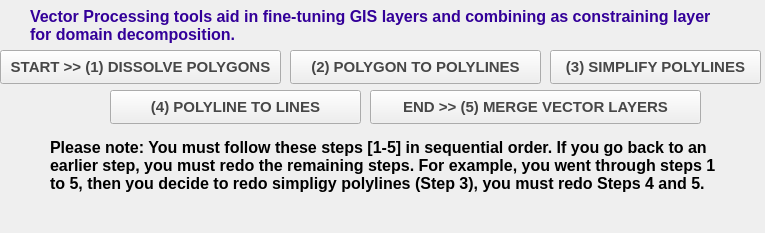
   <widget class="QWidget" name="PIHMgisToolBox_VectorProcessing">
    <property name="geometry">
     <rect>
      <x>0</x>
      <y>0</y>
      <width>765</width>
      <height>233</height>
     </rect>
    </property>
    <attribute name="label">
     <string>Group [3] : : Vector Processing</string>
    </attribute>
    <widget class="QPushButton" name="pushButtonVectorProcessingDissolvePolygons">
     <property name="geometry">
      <rect>
       <x>0</x>
       <y>50</y>
       <width>281</width>
       <height>34</height>
      </rect>
     </property>
     <property name="palette">
      <palette>
       <active>
        <colorrole role="WindowText">
         <brush brushstyle="SolidPattern">
          <color alpha="255">
           <red>71</red>
           <green>71</green>
           <blue>71</blue>
          </color>
         </brush>
        </colorrole>
        <colorrole role="Text">
         <brush brushstyle="SolidPattern">
          <color alpha="255">
           <red>71</red>
           <green>71</green>
           <blue>71</blue>
          </color>
         </brush>
        </colorrole>
        <colorrole role="ButtonText">
         <brush brushstyle="SolidPattern">
          <color alpha="255">
           <red>71</red>
           <green>71</green>
           <blue>71</blue>
          </color>
         </brush>
        </colorrole>
       </active>
       <inactive>
        <colorrole role="WindowText">
         <brush brushstyle="SolidPattern">
          <color alpha="255">
           <red>71</red>
           <green>71</green>
           <blue>71</blue>
          </color>
         </brush>
        </colorrole>
        <colorrole role="Text">
         <brush brushstyle="SolidPattern">
          <color alpha="255">
           <red>71</red>
           <green>71</green>
           <blue>71</blue>
          </color>
         </brush>
        </colorrole>
        <colorrole role="ButtonText">
         <brush brushstyle="SolidPattern">
          <color alpha="255">
           <red>71</red>
           <green>71</green>
           <blue>71</blue>
          </color>
         </brush>
        </colorrole>
       </inactive>
       <disabled>
        <colorrole role="WindowText">
         <brush brushstyle="SolidPattern">
          <color alpha="255">
           <red>71</red>
           <green>71</green>
           <blue>71</blue>
          </color>
         </brush>
        </colorrole>
        <colorrole role="Text">
         <brush brushstyle="SolidPattern">
          <color alpha="255">
           <red>71</red>
           <green>71</green>
           <blue>71</blue>
          </color>
         </brush>
        </colorrole>
        <colorrole role="ButtonText">
         <brush brushstyle="SolidPattern">
          <color alpha="255">
           <red>71</red>
           <green>71</green>
           <blue>71</blue>
          </color>
         </brush>
        </colorrole>
       </disabled>
      </palette>
     </property>
     <property name="font">
      <font>
       <family>Arial</family>
       <pointsize>11</pointsize>
       <weight>75</weight>
       <bold>true</bold>
      </font>
     </property>
     <property name="styleSheet">
      <string notr="true">color: rgb(255, 51, 0);
color: rgb(71, 71, 71);</string>
     </property>
     <property name="locale">
      <locale language="English" country="UnitedStates"/>
     </property>
     <property name="text">
      <string>START &gt;&gt; (1) DISSOLVE POLYGONS</string>
     </property>
     <property name="autoDefault">
      <bool>false</bool>
     </property>
     <property name="default">
      <bool>false</bool>
     </property>
     <property name="flat">
      <bool>false</bool>
     </property>
    </widget>
    <widget class="QPushButton" name="pushButtonVectorProcessingPolygonToPolylines">
     <property name="geometry">
      <rect>
       <x>290</x>
       <y>50</y>
       <width>251</width>
       <height>34</height>
      </rect>
     </property>
     <property name="palette">
      <palette>
       <active>
        <colorrole role="WindowText">
         <brush brushstyle="SolidPattern">
          <color alpha="255">
           <red>71</red>
           <green>71</green>
           <blue>71</blue>
          </color>
         </brush>
        </colorrole>
        <colorrole role="Text">
         <brush brushstyle="SolidPattern">
          <color alpha="255">
           <red>71</red>
           <green>71</green>
           <blue>71</blue>
          </color>
         </brush>
        </colorrole>
        <colorrole role="ButtonText">
         <brush brushstyle="SolidPattern">
          <color alpha="255">
           <red>71</red>
           <green>71</green>
           <blue>71</blue>
          </color>
         </brush>
        </colorrole>
       </active>
       <inactive>
        <colorrole role="WindowText">
         <brush brushstyle="SolidPattern">
          <color alpha="255">
           <red>71</red>
           <green>71</green>
           <blue>71</blue>
          </color>
         </brush>
        </colorrole>
        <colorrole role="Text">
         <brush brushstyle="SolidPattern">
          <color alpha="255">
           <red>71</red>
           <green>71</green>
           <blue>71</blue>
          </color>
         </brush>
        </colorrole>
        <colorrole role="ButtonText">
         <brush brushstyle="SolidPattern">
          <color alpha="255">
           <red>71</red>
           <green>71</green>
           <blue>71</blue>
          </color>
         </brush>
        </colorrole>
       </inactive>
       <disabled>
        <colorrole role="WindowText">
         <brush brushstyle="SolidPattern">
          <color alpha="255">
           <red>71</red>
           <green>71</green>
           <blue>71</blue>
          </color>
         </brush>
        </colorrole>
        <colorrole role="Text">
         <brush brushstyle="SolidPattern">
          <color alpha="255">
           <red>71</red>
           <green>71</green>
           <blue>71</blue>
          </color>
         </brush>
        </colorrole>
        <colorrole role="ButtonText">
         <brush brushstyle="SolidPattern">
          <color alpha="255">
           <red>71</red>
           <green>71</green>
           <blue>71</blue>
          </color>
         </brush>
        </colorrole>
       </disabled>
      </palette>
     </property>
     <property name="font">
      <font>
       <family>Arial</family>
       <pointsize>11</pointsize>
       <weight>75</weight>
       <bold>true</bold>
      </font>
     </property>
     <property name="styleSheet">
      <string notr="true">color: rgb(255, 51, 0);
color: rgb(71, 71, 71);</string>
     </property>
     <property name="locale">
      <locale language="English" country="UnitedStates"/>
     </property>
     <property name="text">
      <string>(2) POLYGON TO POLYLINES</string>
     </property>
     <property name="autoDefault">
      <bool>false</bool>
     </property>
     <property name="default">
      <bool>false</bool>
     </property>
     <property name="flat">
      <bool>false</bool>
     </property>
    </widget>
    <widget class="QPushButton" name="pushButtonVectorProcessingPolylineToLines">
     <property name="geometry">
      <rect>
       <x>110</x>
       <y>90</y>
       <width>251</width>
       <height>34</height>
      </rect>
     </property>
     <property name="palette">
      <palette>
       <active>
        <colorrole role="WindowText">
         <brush brushstyle="SolidPattern">
          <color alpha="255">
           <red>71</red>
           <green>71</green>
           <blue>71</blue>
          </color>
         </brush>
        </colorrole>
        <colorrole role="Text">
         <brush brushstyle="SolidPattern">
          <color alpha="255">
           <red>71</red>
           <green>71</green>
           <blue>71</blue>
          </color>
         </brush>
        </colorrole>
        <colorrole role="ButtonText">
         <brush brushstyle="SolidPattern">
          <color alpha="255">
           <red>71</red>
           <green>71</green>
           <blue>71</blue>
          </color>
         </brush>
        </colorrole>
       </active>
       <inactive>
        <colorrole role="WindowText">
         <brush brushstyle="SolidPattern">
          <color alpha="255">
           <red>71</red>
           <green>71</green>
           <blue>71</blue>
          </color>
         </brush>
        </colorrole>
        <colorrole role="Text">
         <brush brushstyle="SolidPattern">
          <color alpha="255">
           <red>71</red>
           <green>71</green>
           <blue>71</blue>
          </color>
         </brush>
        </colorrole>
        <colorrole role="ButtonText">
         <brush brushstyle="SolidPattern">
          <color alpha="255">
           <red>71</red>
           <green>71</green>
           <blue>71</blue>
          </color>
         </brush>
        </colorrole>
       </inactive>
       <disabled>
        <colorrole role="WindowText">
         <brush brushstyle="SolidPattern">
          <color alpha="255">
           <red>71</red>
           <green>71</green>
           <blue>71</blue>
          </color>
         </brush>
        </colorrole>
        <colorrole role="Text">
         <brush brushstyle="SolidPattern">
          <color alpha="255">
           <red>71</red>
           <green>71</green>
           <blue>71</blue>
          </color>
         </brush>
        </colorrole>
        <colorrole role="ButtonText">
         <brush brushstyle="SolidPattern">
          <color alpha="255">
           <red>71</red>
           <green>71</green>
           <blue>71</blue>
          </color>
         </brush>
        </colorrole>
       </disabled>
      </palette>
     </property>
     <property name="font">
      <font>
       <family>Arial</family>
       <pointsize>11</pointsize>
       <weight>75</weight>
       <bold>true</bold>
      </font>
     </property>
     <property name="styleSheet">
      <string notr="true">color: rgb(255, 51, 0);
color: rgb(71, 71, 71);</string>
     </property>
     <property name="locale">
      <locale language="English" country="UnitedStates"/>
     </property>
     <property name="text">
      <string>(4) POLYLINE TO LINES</string>
     </property>
     <property name="autoDefault">
      <bool>false</bool>
     </property>
     <property name="default">
      <bool>false</bool>
     </property>
     <property name="flat">
      <bool>false</bool>
     </property>
    </widget>
    <widget class="QPushButton" name="pushButtonVectorProcessingSimplifyPolylines">
     <property name="geometry">
      <rect>
       <x>550</x>
       <y>50</y>
       <width>211</width>
       <height>34</height>
      </rect>
     </property>
     <property name="palette">
      <palette>
       <active>
        <colorrole role="WindowText">
         <brush brushstyle="SolidPattern">
          <color alpha="255">
           <red>71</red>
           <green>71</green>
           <blue>71</blue>
          </color>
         </brush>
        </colorrole>
        <colorrole role="Text">
         <brush brushstyle="SolidPattern">
          <color alpha="255">
           <red>71</red>
           <green>71</green>
           <blue>71</blue>
          </color>
         </brush>
        </colorrole>
        <colorrole role="ButtonText">
         <brush brushstyle="SolidPattern">
          <color alpha="255">
           <red>71</red>
           <green>71</green>
           <blue>71</blue>
          </color>
         </brush>
        </colorrole>
       </active>
       <inactive>
        <colorrole role="WindowText">
         <brush brushstyle="SolidPattern">
          <color alpha="255">
           <red>71</red>
           <green>71</green>
           <blue>71</blue>
          </color>
         </brush>
        </colorrole>
        <colorrole role="Text">
         <brush brushstyle="SolidPattern">
          <color alpha="255">
           <red>71</red>
           <green>71</green>
           <blue>71</blue>
          </color>
         </brush>
        </colorrole>
        <colorrole role="ButtonText">
         <brush brushstyle="SolidPattern">
          <color alpha="255">
           <red>71</red>
           <green>71</green>
           <blue>71</blue>
          </color>
         </brush>
        </colorrole>
       </inactive>
       <disabled>
        <colorrole role="WindowText">
         <brush brushstyle="SolidPattern">
          <color alpha="255">
           <red>71</red>
           <green>71</green>
           <blue>71</blue>
          </color>
         </brush>
        </colorrole>
        <colorrole role="Text">
         <brush brushstyle="SolidPattern">
          <color alpha="255">
           <red>71</red>
           <green>71</green>
           <blue>71</blue>
          </color>
         </brush>
        </colorrole>
        <colorrole role="ButtonText">
         <brush brushstyle="SolidPattern">
          <color alpha="255">
           <red>71</red>
           <green>71</green>
           <blue>71</blue>
          </color>
         </brush>
        </colorrole>
       </disabled>
      </palette>
     </property>
     <property name="font">
      <font>
       <family>Arial</family>
       <pointsize>11</pointsize>
       <weight>75</weight>
       <bold>true</bold>
      </font>
     </property>
     <property name="styleSheet">
      <string notr="true">color: rgb(255, 51, 0);
color: rgb(71, 71, 71);</string>
     </property>
     <property name="locale">
      <locale language="English" country="UnitedStates"/>
     </property>
     <property name="text">
      <string>(3) SIMPLIFY POLYLINES</string>
     </property>
     <property name="autoDefault">
      <bool>false</bool>
     </property>
     <property name="default">
      <bool>false</bool>
     </property>
     <property name="flat">
      <bool>false</bool>
     </property>
    </widget>
    <widget class="QPushButton" name="pushButtonVectorProcessingMergeVectorLayers">
     <property name="geometry">
      <rect>
       <x>370</x>
       <y>90</y>
       <width>331</width>
       <height>34</height>
      </rect>
     </property>
     <property name="palette">
      <palette>
       <active>
        <colorrole role="WindowText">
         <brush brushstyle="SolidPattern">
          <color alpha="255">
           <red>71</red>
           <green>71</green>
           <blue>71</blue>
          </color>
         </brush>
        </colorrole>
        <colorrole role="Text">
         <brush brushstyle="SolidPattern">
          <color alpha="255">
           <red>71</red>
           <green>71</green>
           <blue>71</blue>
          </color>
         </brush>
        </colorrole>
        <colorrole role="ButtonText">
         <brush brushstyle="SolidPattern">
          <color alpha="255">
           <red>71</red>
           <green>71</green>
           <blue>71</blue>
          </color>
         </brush>
        </colorrole>
       </active>
       <inactive>
        <colorrole role="WindowText">
         <brush brushstyle="SolidPattern">
          <color alpha="255">
           <red>71</red>
           <green>71</green>
           <blue>71</blue>
          </color>
         </brush>
        </colorrole>
        <colorrole role="Text">
         <brush brushstyle="SolidPattern">
          <color alpha="255">
           <red>71</red>
           <green>71</green>
           <blue>71</blue>
          </color>
         </brush>
        </colorrole>
        <colorrole role="ButtonText">
         <brush brushstyle="SolidPattern">
          <color alpha="255">
           <red>71</red>
           <green>71</green>
           <blue>71</blue>
          </color>
         </brush>
        </colorrole>
       </inactive>
       <disabled>
        <colorrole role="WindowText">
         <brush brushstyle="SolidPattern">
          <color alpha="255">
           <red>71</red>
           <green>71</green>
           <blue>71</blue>
          </color>
         </brush>
        </colorrole>
        <colorrole role="Text">
         <brush brushstyle="SolidPattern">
          <color alpha="255">
           <red>71</red>
           <green>71</green>
           <blue>71</blue>
          </color>
         </brush>
        </colorrole>
        <colorrole role="ButtonText">
         <brush brushstyle="SolidPattern">
          <color alpha="255">
           <red>71</red>
           <green>71</green>
           <blue>71</blue>
          </color>
         </brush>
        </colorrole>
       </disabled>
      </palette>
     </property>
     <property name="font">
      <font>
       <family>Arial</family>
       <pointsize>11</pointsize>
       <weight>75</weight>
       <bold>true</bold>
      </font>
     </property>
     <property name="styleSheet">
      <string notr="true">color: rgb(255, 51, 0);
color: rgb(71, 71, 71);</string>
     </property>
     <property name="locale">
      <locale language="English" country="UnitedStates"/>
     </property>
     <property name="text">
      <string>END &gt;&gt; (5) MERGE VECTOR LAYERS</string>
     </property>
     <property name="autoDefault">
      <bool>false</bool>
     </property>
     <property name="default">
      <bool>false</bool>
     </property>
     <property name="flat">
      <bool>false</bool>
     </property>
    </widget>
    <widget class="QLabel" name="label_10">
     <property name="geometry">
      <rect>
       <x>30</x>
       <y>-10</y>
       <width>691</width>
       <height>71</height>
      </rect>
     </property>
     <property name="font">
      <font>
       <family>Arial</family>
       <pointsize>14</pointsize>
       <weight>50</weight>
       <bold>false</bold>
      </font>
     </property>
     <property name="styleSheet">
      <string notr="true">color: rgb(204, 51, 0);</string>
     </property>
     <property name="text">
      <string>&lt;html&gt;&lt;head/&gt;&lt;body&gt;&lt;p&gt;&lt;span style=&quot; font-size:12pt; font-weight:600; color:#330099;&quot;&gt;Vector Processing tools aid in fine-tuning GIS layers and combining as constraining layer for domain decomposition.&lt;/span&gt;&lt;/p&gt;&lt;/body&gt;&lt;/html&gt;</string>
     </property>
     <property name="wordWrap">
      <bool>true</bool>
     </property>
     <property name="openExternalLinks">
      <bool>true</bool>
     </property>
    </widget>
    <widget class="QLabel" name="label_16">
     <property name="geometry">
      <rect>
       <x>50</x>
       <y>130</y>
       <width>671</width>
       <height>71</height>
      </rect>
     </property>
     <property name="font">
      <font>
       <family>Arial</family>
       <pointsize>12</pointsize>
       <weight>75</weight>
       <bold>true</bold>
      </font>
     </property>
     <property name="text">
      <string>&lt;html&gt;&lt;head/&gt;&lt;body&gt;&lt;p&gt;Please note: You must follow these steps [1-5] in sequential order. If you go back to an earlier step, you must redo the remaining steps. For example, you went through steps 1 to 5, then you decide to redo simpligy polylines (Step 3), you must redo Steps 4 and 5. &lt;/p&gt;&lt;/body&gt;&lt;/html&gt;</string>
     </property>
     <property name="wordWrap">
      <bool>true</bool>
     </property>
    </widget>
   </widget>
